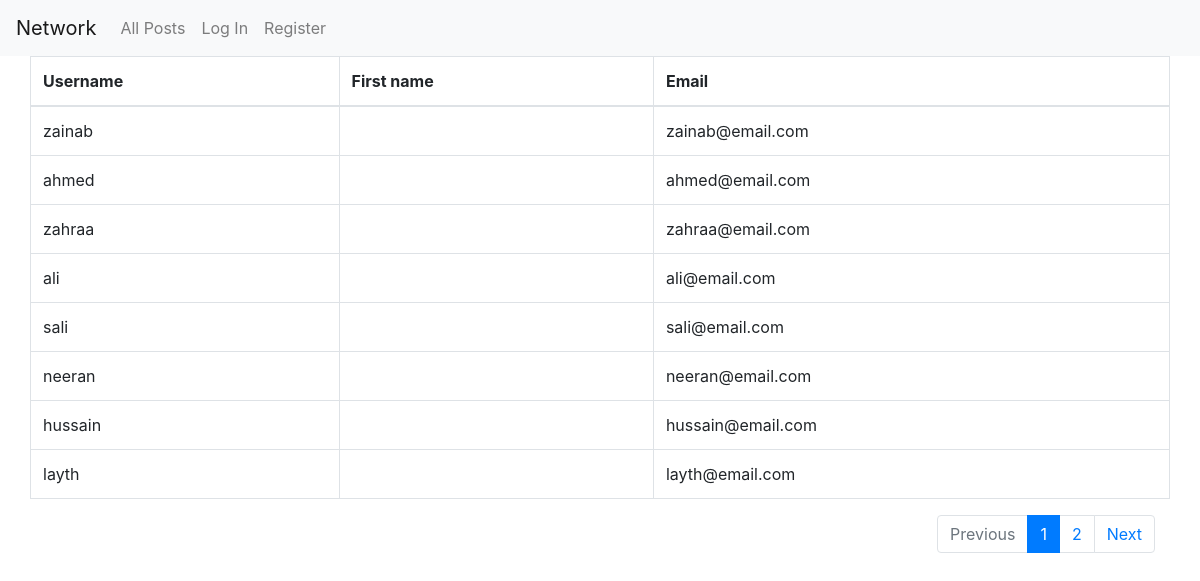
/paginator/, run on the app's committed database.
### network/models.py (models this page shows)
class User(AbstractUser):
    pass

### network/views.py (the view)
# urls.py: path('paginator/',views.testPaginator,name='test-paginator'),
def testPaginator(request):
    user_list=User.objects.all()
    page=request.GET.get('page')
    mypge=Paginator(user_list, 8)
    try:
        users = mypge.page(page)
    except PageNotAnInteger:
        users = mypge.page(1)
    except EmptyPage:
        users = mypge.page(mypge.num_pages)
    return render(request, 'network/paginator_test.html', {'users': users})

### network/templates/network/paginator_test.html
{% extends "network/layout.html" %}
{% load static %}
{% block body %}
<table class="table table-bordered">
  <thead>
    <tr>
      <th>Username</th>
      <th>First name</th>
      <th>Email</th>
    </tr>
  </thead>
  <tbody>
    {% for user in users %}
      <tr>
        <td>{{ user.username }}</td>
        <td>{{ user.first_name }}</td>
        <td>{{ user.email }}</td>
      </tr>
    {% endfor %}
  </tbody>
</table>
<div class="col-12">
{% if users.has_other_pages %}
  <ul class="pagination justify-content-end">
    {% if users.has_previous %}
      <li class="page-item"><a class="page-link" href="?page={{ users.previous_page_number }}">Previous</a></li>
    {% else %}
    <li class="page-item disabled"><span class="page-link">Previous</span></li>
    {% endif %}
    {% for i in users.paginator.page_range %}
      {% if users.number == i %}
        <li class="page-item active"><span class="page-link">{{ i }} <span class="sr-only">(current)</span></span></li>
      {% else %}
        <li class="page-item"><a class="page-link" href="?page={{ i }}">{{ i }}</a></li>
      {% endif %}
    {% endfor %}
    {% if users.has_next %}
      <li class="page-item"><a class="page-link" href="?page={{ users.next_page_number }}">Next</a></li>
    {% else %}
      <li class="page-item disabled"><span class="page-link">Next</span></li>
    {% endif %}
  </ul>
{% endif %}
</div>
{% endblock %}

### data on the page
User: username "zainab", email "zainab@email.com"
User: username "ahmed", email "ahmed@email.com"
User: username "zahraa", email "zahraa@email.com"
User: username "ali", email "ali@email.com"
User: username "sali", email "sali@email.com"
User: username "neeran", email "neeran@email.com"
User: username "hussain", email "hussain@email.com"
User: username "layth", email "layth@email.com"

### other printed values
{{ i }} "1"
{{ i }} "2"
